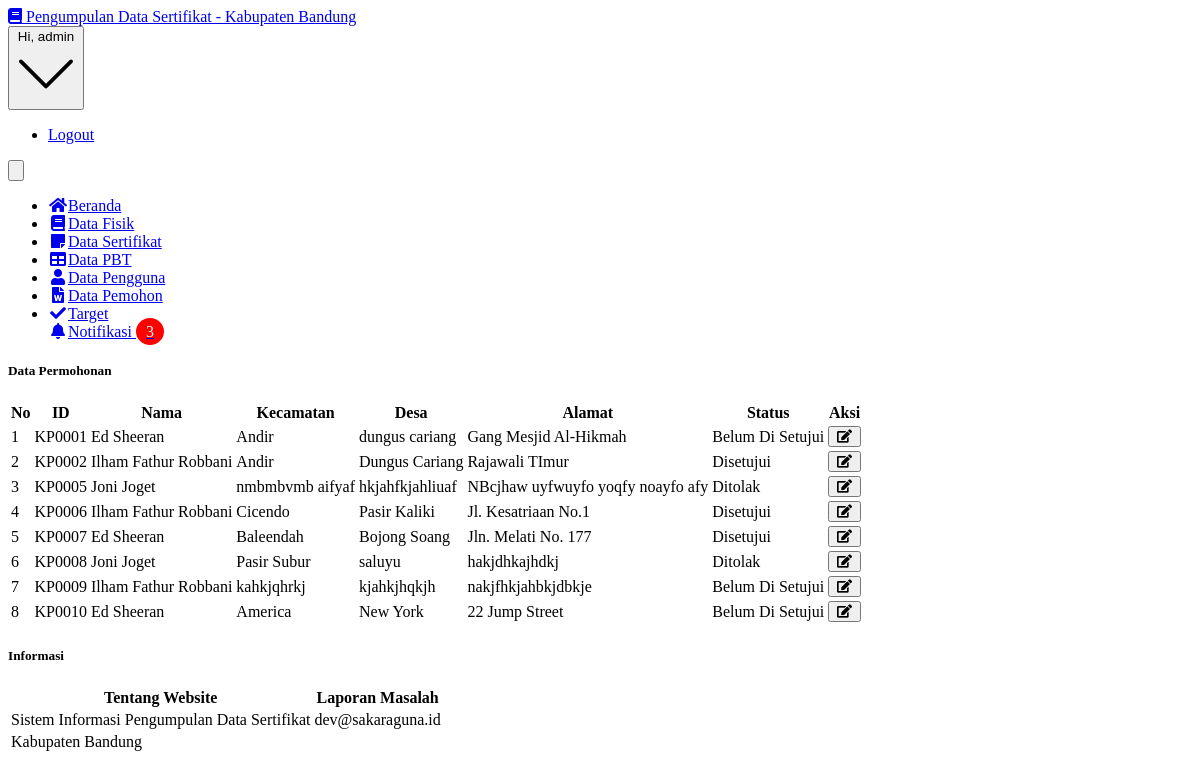
The page /admin/permohonan.php (signed in) on the database as committed earlier.
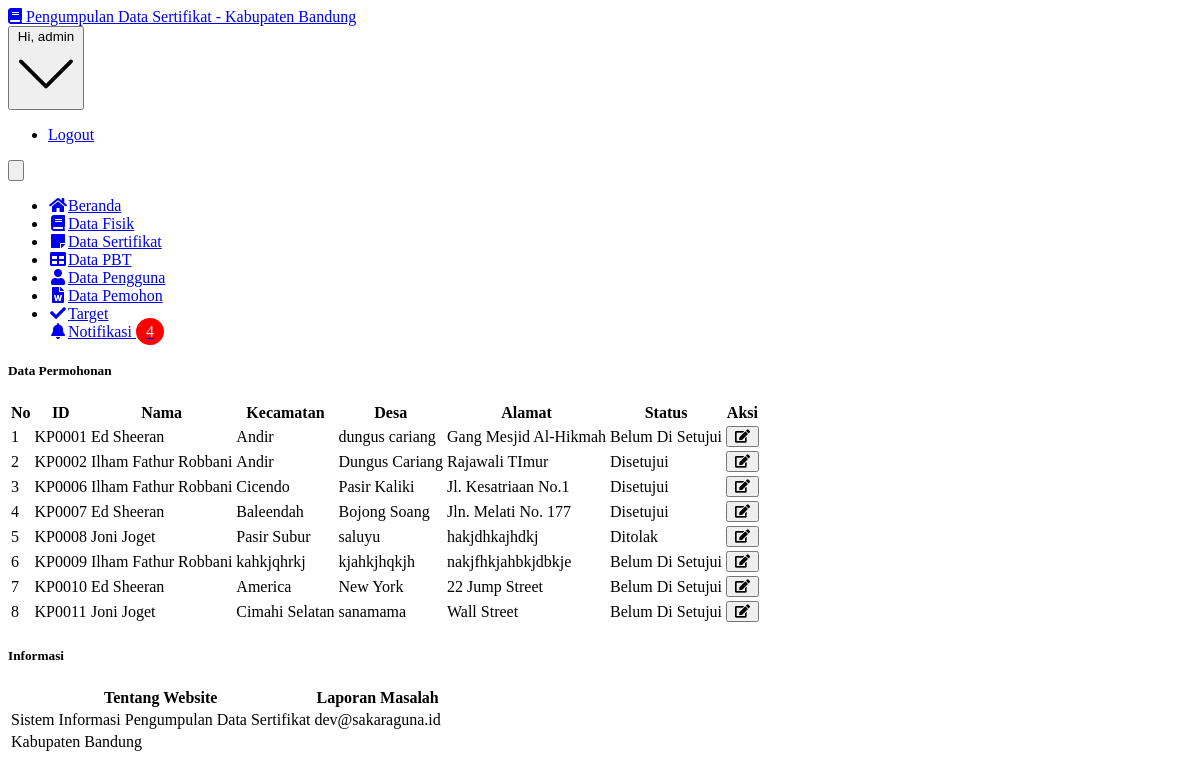
The same page on the database as committed later.
### tables this page shows
CREATE TABLE `user` (
  `id_user` int(5) NOT NULL,
  `username` varchar(20) NOT NULL,
  `password` varchar(50) NOT NULL,
  `email` varchar(50) NOT NULL,
  `nama_lengkap` varchar(50) NOT NULL,
  `jabatan` varchar(10) NOT NULL,
  `dibuat_pada` timestamp(6) NOT NULL DEFAULT CURRENT_TIMESTAMP(6) ON UPDATE CURRENT_TIMESTAMP(6)
);

CREATE TABLE `permohonan` (
  `id_permohonan` varchar(6) NOT NULL,
  `id_user` int(5) NOT NULL,
  `kecamatan` varchar(255) NOT NULL,
  `desa` varchar(255) NOT NULL,
  `alamat` text NOT NULL,
  `status` enum('Belum Di Setujui','Disetujui','Ditolak') NOT NULL,
  `notif` enum('read','unread') NOT NULL,
  `notif_fisik` enum('read','unread') NOT NULL,
  `notif_yuridis` enum('read','unread') NOT NULL,
  `date_created` datetime NOT NULL DEFAULT CURRENT_TIMESTAMP
);

### admin/permohonan.php (the view, shortened to what this page needs)
<?php
	include '../core/conn.php';
  $ambilNotif = mysqli_query($connection,"SELECT * FROM permohonan WHERE notif = 'unread' ORDER BY id_permohonan ASC");
  $jumlahNotif = mysqli_num_rows($ambilNotif);
	$data = mysqli_query($connection, "SELECT * FROM permohonan");
?>
<!DOCTYPE html>
<html lang="en">
  <head>
    <link rel="stylesheet" href="https://use.fontawesome.com/releases/v5.3.1/css/all.css">
    <link href="../assets/css/style.css" rel="stylesheet" type="text/css">
  </head>
  <body class="bg-gray-100 font-sans leading-normal tracking-normal">
    <nav id="header" class="bg-white fixed w-full z-10 top-0 shadow">
      <div class="w-full container mx-auto flex flex-wrap items-center mt-0 pt-3 pb-3 md:pb-0">
        <div class="w-1/2 pl-2 md:pl-0">
          <a class="text-gray-900 text-base xl:text-xl no-underline hover:no-underline font-bold" href="#">
          <i class="fas fa-book text-orange-600 pr-3"></i> Pengumpulan Data Sertifikat - Kabupaten Bandung
          </a>
        </div>
        <div class="w-1/2 pr-0">
          <div class="flex relative inline-block float-right">
            <div class="relative text-sm">
              <button id="userButton" class="flex items-center focus:outline-none mr-3">
                Hi, <?php echo $_SESSION['username'];?> </span>
              </button>
              <div id="userMenu" class="bg-white rounded shadow-md mt-2 absolute mt-12 top-0 right-0 min-w-full overflow-auto z-30 invisible">
                <ul class="list-reset">
                  <li><a href="../core/logout.php" class="px-4 py-2 block text-gray-900 hover:bg-gray-400 no-underline hover:no-underline">Logout</a></li>
                </ul>
              </div>
            </div>
            <div class="block lg:hidden pr-4">
              <button id="nav-toggle" class="flex items-center px-3 py-2 border rounded text-gray-500 border-gray-600 hover:text-gray-900 hover:border-teal-500 appearance-none focus:outline-none">
              </button>
            </div>
          </div>
        </div>
        <div class="w-full flex-grow lg:flex lg:items-center lg:w-auto hidden lg:block mt-2 lg:mt-0 bg-white z-20" id="nav-content">
          <ul class="list-reset lg:flex flex-1 items-center px-4 md:px-0">
            <li class="mr-6 my-2 md:my-0">
              <a href="index.php" class="block py-1 md:py-3 pl-1 align-middle text-gray-500 no-underline hover:text-gray-900 border-b-2 border-white hover:border-orange-600">
              <i class="fas fa-home fa-fw mr-3 text-gray-500"></i><span class="pb-1 md:pb-0 text-sm">Beranda</span>
              </a>
            </li>
            <li class="mr-6 my-2 md:my-0">
              <a href="fisik.php" class="block py-1 md:py-3 pl-1 align-middle text-gray-500 no-underline hover:text-gray-900 border-b-2 border-white hover:border-pink-500">
              <i class="fas fa-book fa-fw mr-3"></i><span class="pb-1 md:pb-0 text-sm">Data Fisik</span>
              </a>
            </li>
            <li class="mr-6 my-2 md:my-0">
              <a href="sertifikat.php" class="block py-1 md:py-3 pl-1 align-middle text-gray-500 no-underline hover:text-gray-900 border-b-2 border-white hover:border-purple-500">
              <i class="fa fa-sticky-note fa-fw mr-3"></i><span class="pb-1 md:pb-0 text-sm">Data Sertifikat</span>
              </a>
            </li>
            <li class="mr-6 my-2 md:my-0">
              <a href="pbt.php" class="block py-1 md:py-3 pl-1 align-middle text-gray-500 no-underline hover:text-gray-900 border-b-2 border-white hover:border-green-500">
              <i class="fas fa-table fa-fw mr-3"></i><span class="pb-1 md:pb-0 text-sm">Data PBT</span>
              </a>
            </li>
            <li class="mr-6 my-2 md:my-0">
              <a href="users.php" class="block py-1 md:py-3 pl-1 align-middle text-gray-500 no-underline hover:text-gray-900 border-b-2 border-white hover:border-red-500">
              <i class="fa fa-user fa-fw mr-3"></i><span class="pb-1 md:pb-0 text-sm">Data Pengguna</span>
              </a>
            </li>
            <li class="mr-6 my-2 md:my-0">
              <a href="permohonan.php" class="block py-1 md:py-3 pl-1 align-middle text-blue-500 no-underline hover:text-gray-900 border-b-2 border-white border-blue-500">
              <i class="fa fa-file-word fa-fw mr-3"></i><span class="pb-1 md:pb-0 text-sm">Data Pemohon</span>
              </a>
            </li>
            <li class="mr-6 my-2 md:my-0">
              <a href="target.php" class="block py-1 md:py-3 pl-1 align-middle text-gray-500 no-underline hover:text-gray-900 border-b-2 border-white hover:border-yellow-500">
              <i class="fa fa-check fa-fw mr-3"></i><span class="pb-1 md:pb-0 text-sm">Target</span>
              </a>
            </li>
            <li class="dropdown mr-6 my-2 md:my-0">
              <a href="#" class="block py-1 md:py-3 pl-1 align-middle text-gray-500 no-underline hover:text-gray-900 border-b-2 border-white">
              <i class="fa fa-bell fa-fw mr-3"></i><span class="pb-1 md:pb-0 text-sm">Notifikasi <span class="badge"><?php echo $jumlahNotif;?></span></span>
              </a>
            </li>
          </ul>
        </div>
      </div>
    </nav>
    <div class="container w-full mx-auto pt-20">
      <div class="w-full px-4 md:px-0 md:mt-8 mb-16 text-gray-800 leading-normal ">
        <div class="w-full p-3">
          <div class="bg-white border rounded shadow-sm p-3">
            <div class="border-b p-3">
              <h5 class="font-bold uppercase text-gray-600">Data Permohonan</h5>
            </div>
            <table class="table-auto w-full">
              <thead>
                <tr class="bg-blue-300">
                  <th class="px-4 py-2">No</th>
                  <th class="px-4 py-2">ID</th>
                  <th class="px-4 py-2">Nama</th>
                  <th class="px-4 py-2">Kecamatan</th>
                  <th class="px-4 py-2">Desa</th>
                  <th class="px-4 py-2">Alamat</th>
                  <th class="px-4 py-2">Status</th>
                  <th class="px-4 py-2">Aksi</th>
                </tr>
              </thead>
              <tbody>
              <?php
              	$no = 0;
                while($d = mysqli_fetch_array($data)){
                	$no++;
              ?>
              <?php
              	$id_user = $d['id_user'];
              	$nama = mysqli_query($connection, "SELECT nama_lengkap FROM user WHERE id_user=$id_user");
              	while ($row = $nama->fetch_assoc()) {
              ?>
                <tr class="text-center">
                  <td class="border px-4 py-2"><?php echo $no;?></td>
                  <td class="border px-4 py-2"><?=$d['id_permohonan'];?></td>
                  <td class="border px-4 py-2"><?=$row['nama_lengkap'];?></td>
                  <td class="border px-4 py-2"><?=$d['kecamatan'];?></td>
                  <td class="border px-4 py-2"><?=$d['desa'];?></td>
                  <td class="border px-4 py-2"><?=$d['alamat'];?></td>
                  <td class="border px-4 py-2"><?=$d['status'];?></td>
                  <td class="border px-4 py-2">
                    <a href="edit_permohonan.php?id_permohonan=<?=$d['id_permohonan'];?>"><button title="Detail" class="bg-green-400 px-2 py-1 text-sm rounded-md text-green-700"> <i class="fa fa-edit fa-fw"></i> </button></a>
                  </td>
                </tr>
            <?php } ?>
                <?php } ?>
              </tbody>
            </table>
          </div>
        </div>
          <div class="w-full p-3">
            <div class="bg-white border rounded shadow">
              <div class="border-b p-3">
                <h5 class="font-bold uppercase text-gray-600">Informasi</h5>
              </div>
              <div class="p-5">
                <table class="w-full p-5 text-gray-700">
                  <thead>
                    <tr>
                      <th class="text-left text-blue-900">Tentang Website</th>
                      <th class="text-left text-blue-900">Laporan Masalah</th>
                    </tr>
                  </thead>
                  <tbody>
                    <tr>
                      <td>Sistem Informasi Pengumpulan Data Sertifikat</td>
                      <td>dev@sakaraguna.id</td>
                    </tr>
                    <tr>
                      <td>Kabupaten Bandung</td>
                    </tr>
                  </tbody>
                </table>
              </div>
            </div>
          </div>
        </div>
        </div>
  </body>
</html>

### admin/permohonan.php (style rules this page uses)
.badge { top: -10px; right: -10px; padding: 5px 10px; border-radius: 50%; background-color: red; color: white; }
li.dropdown { display: inline-block; }

Rows that differ between the two databases and show on the page:
removed permohonan: id_permohonan "KP0005", kecamatan "nmbmbvmb aifyaf", desa "hkjahfkjahliuaf", alamat "NBcjhaw uyfwuyfo yoqfy noayfo afy", status "Ditolak", user (nama_lengkap "Joni Joget")
added permohonan: id_permohonan "KP0011", kecamatan "Cimahi Selatan", desa "sanamama", alamat "Wall Street", status "Belum Di Setujui", user (nama_lengkap "Joni Joget")
Other text that changed with them:
$jumlahNotif: "3" → "4"
